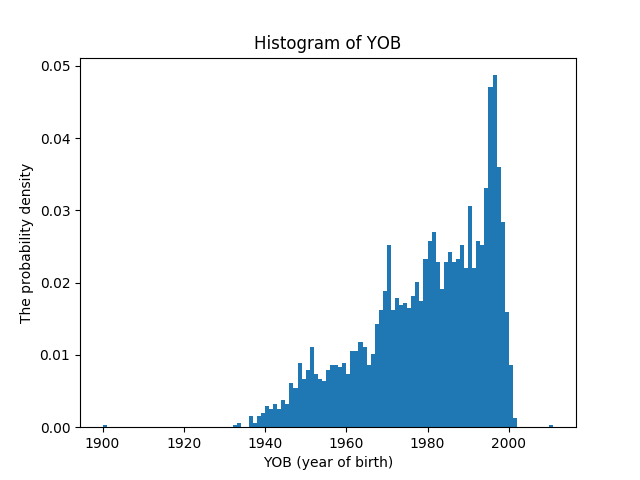

Reproduce this figure in Python.
import matplotlib.pyplot as plt
import pandas as pd
import numpy as np

filename = '../data/train.csv'
df = pd.read_csv(filename, index_col = None, na_values=["?"])
df.replace('?', np.NaN)

YOB = df['YOB'].dropna()
YOB = np.array(YOB)

types = np.unique(YOB)
axis = np.arange(np.min(types), np.max(types)+1)

plt.hist(YOB, bins=axis, normed=True)
plt.xlabel("YOB (year of birth)")
plt.ylabel("The probability density")
plt.title("Histogram of YOB")

plt.savefig('histogram.png')

plt.show()